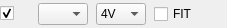
<?xml version="1.0" encoding="UTF-8"?>
<ui version="4.0">
 <class>Form</class>
 <widget class="QWidget" name="Form">
  <property name="geometry">
   <rect>
    <x>0</x>
    <y>0</y>
    <width>227</width>
    <height>28</height>
   </rect>
  </property>
  <property name="windowTitle">
   <string>Form</string>
  </property>
  <layout class="QVBoxLayout" name="verticalLayout">
   <property name="spacing">
    <number>0</number>
   </property>
   <property name="margin">
    <number>0</number>
   </property>
   <item>
    <layout class="QHBoxLayout" name="widgetLayout">
     <property name="spacing">
      <number>8</number>
     </property>
     <property name="topMargin">
      <number>0</number>
     </property>
     <item>
      <widget class="QCheckBox" name="enable">
       <property name="maximumSize">
        <size>
         <width>30</width>
         <height>16777215</height>
        </size>
       </property>
       <property name="text">
        <string/>
       </property>
       <property name="checked">
        <bool>true</bool>
       </property>
      </widget>
     </item>
     <item>
      <widget class="QComboBox" name="chan1Box">
       <property name="maximumSize">
        <size>
         <width>50</width>
         <height>16777215</height>
        </size>
       </property>
       <property name="font">
        <font>
         <pointsize>9</pointsize>
        </font>
       </property>
       <property name="currentIndex">
        <number>-1</number>
       </property>
      </widget>
     </item>
     <item>
      <widget class="QComboBox" name="gain">
       <property name="maximumSize">
        <size>
         <width>50</width>
         <height>16777215</height>
        </size>
       </property>
       <property name="font">
        <font>
         <pointsize>9</pointsize>
        </font>
       </property>
       <property name="currentIndex">
        <number>2</number>
       </property>
       <item>
        <property name="text">
         <string>16V</string>
        </property>
       </item>
       <item>
        <property name="text">
         <string>8V</string>
        </property>
       </item>
       <item>
        <property name="text">
         <string>4V</string>
        </property>
       </item>
       <item>
        <property name="text">
         <string>2.5V</string>
        </property>
       </item>
       <item>
        <property name="text">
         <string>1.5V</string>
        </property>
       </item>
       <item>
        <property name="text">
         <string>1V</string>
        </property>
       </item>
       <item>
        <property name="text">
         <string>.5V</string>
        </property>
       </item>
       <item>
        <property name="text">
         <string>.25V</string>
        </property>
       </item>
      </widget>
     </item>
     <item>
      <widget class="QCheckBox" name="fit">
       <property name="font">
        <font>
         <pointsize>9</pointsize>
        </font>
       </property>
       <property name="text">
        <string>FIT</string>
       </property>
      </widget>
     </item>
    </layout>
   </item>
  </layout>
 </widget>
 <resources/>
 <connections/>
 <slots>
  <slot>gainChanged(QString)</slot>
 </slots>
</ui>
